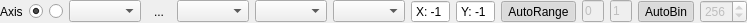
<?xml version="1.0" encoding="UTF-8"?>
<ui version="4.0">
 <class>Form</class>
 <widget class="QWidget" name="Form">
  <property name="geometry">
   <rect>
    <x>0</x>
    <y>0</y>
    <width>744</width>
    <height>22</height>
   </rect>
  </property>
  <property name="sizePolicy">
   <sizepolicy hsizetype="Preferred" vsizetype="Preferred">
    <horstretch>0</horstretch>
    <verstretch>0</verstretch>
   </sizepolicy>
  </property>
  <property name="windowTitle">
   <string>Form</string>
  </property>
  <layout class="QHBoxLayout" name="horizontalLayout">
   <property name="spacing">
    <number>6</number>
   </property>
   <property name="leftMargin">
    <number>0</number>
   </property>
   <property name="topMargin">
    <number>0</number>
   </property>
   <property name="rightMargin">
    <number>0</number>
   </property>
   <property name="bottomMargin">
    <number>0</number>
   </property>
   <item>
    <widget class="QLabel" name="_labelName">
     <property name="text">
      <string>Axis</string>
     </property>
    </widget>
   </item>
   <item>
    <widget class="QRadioButton" name="_modeRaster">
     <property name="text">
      <string/>
     </property>
     <property name="icon">
      <iconset>
       <normaloff>icon_raster.png</normaloff>icon_raster.png</iconset>
     </property>
     <property name="checkable">
      <bool>true</bool>
     </property>
     <property name="checked">
      <bool>true</bool>
     </property>
    </widget>
   </item>
   <item>
    <widget class="QRadioButton" name="_modeTimeseries">
     <property name="text">
      <string/>
     </property>
     <property name="icon">
      <iconset>
       <normaloff>icon_timeseries.png</normaloff>icon_timeseries.png</iconset>
     </property>
    </widget>
   </item>
   <item>
    <widget class="QgsMapLayerComboBox" name="_layer">
     <property name="sizePolicy">
      <sizepolicy hsizetype="Preferred" vsizetype="Fixed">
       <horstretch>1</horstretch>
       <verstretch>0</verstretch>
      </sizepolicy>
     </property>
     <property name="currentText">
      <string/>
     </property>
     <property name="allowEmptyLayer">
      <bool>true</bool>
     </property>
     <property name="excludedProviders">
      <stringlist>
       <string>ogr</string>
      </stringlist>
     </property>
    </widget>
   </item>
   <item>
    <widget class="QToolButton" name="_updateDate">
     <property name="toolTip">
      <string>Toggle temporal synchronization with Raster Timeseries Manager.</string>
     </property>
     <property name="text">
      <string>...</string>
     </property>
     <property name="icon">
      <iconset>
       <normaloff>:/images/themes/default/mActionReload.svg</normaloff>:/images/themes/default/mActionReload.svg</iconset>
     </property>
     <property name="checkable">
      <bool>true</bool>
     </property>
     <property name="checked">
      <bool>false</bool>
     </property>
     <property name="autoRaise">
      <bool>true</bool>
     </property>
    </widget>
   </item>
   <item>
    <widget class="RtmRasterTimeseriesDateComboBox" name="_date">
     <property name="sizePolicy">
      <sizepolicy hsizetype="Preferred" vsizetype="Fixed">
       <horstretch>1</horstretch>
       <verstretch>0</verstretch>
      </sizepolicy>
     </property>
     <property name="toolTip">
      <string>Step unit.</string>
     </property>
     <property name="currentIndex">
      <number>-1</number>
     </property>
    </widget>
   </item>
   <item>
    <widget class="RtmRasterTimeseriesBandComboBox" name="_name">
     <property name="sizePolicy">
      <sizepolicy hsizetype="Preferred" vsizetype="Fixed">
       <horstretch>1</horstretch>
       <verstretch>0</verstretch>
      </sizepolicy>
     </property>
     <property name="toolTip">
      <string>Step unit.</string>
     </property>
     <property name="currentIndex">
      <number>-1</number>
     </property>
    </widget>
   </item>
   <item>
    <widget class="QgsRasterBandComboBox" name="_band">
     <property name="sizePolicy">
      <sizepolicy hsizetype="Preferred" vsizetype="Fixed">
       <horstretch>1</horstretch>
       <verstretch>0</verstretch>
      </sizepolicy>
     </property>
    </widget>
   </item>
   <item>
    <widget class="QSpinBox" name="_x">
     <property name="buttonSymbols">
      <enum>QAbstractSpinBox::NoButtons</enum>
     </property>
     <property name="prefix">
      <string>X: </string>
     </property>
     <property name="minimum">
      <number>-1</number>
     </property>
     <property name="value">
      <number>-1</number>
     </property>
    </widget>
   </item>
   <item>
    <widget class="QSpinBox" name="_y">
     <property name="buttonSymbols">
      <enum>QAbstractSpinBox::NoButtons</enum>
     </property>
     <property name="prefix">
      <string>Y: </string>
     </property>
     <property name="minimum">
      <number>-1</number>
     </property>
     <property name="value">
      <number>-1</number>
     </property>
    </widget>
   </item>
   <item>
    <widget class="QToolButton" name="_updateRange">
     <property name="sizePolicy">
      <sizepolicy hsizetype="Fixed" vsizetype="Fixed">
       <horstretch>0</horstretch>
       <verstretch>0</verstretch>
      </sizepolicy>
     </property>
     <property name="toolTip">
      <string>Toggle axis auto-scaling.</string>
     </property>
     <property name="text">
      <string>AutoRange</string>
     </property>
     <property name="icon">
      <iconset>
       <normaloff>:/images/themes/default/unlocked.svg</normaloff>
       <normalon>:/images/themes/default/locked.svg</normalon>:/images/themes/default/unlocked.svg</iconset>
     </property>
     <property name="checkable">
      <bool>true</bool>
     </property>
     <property name="checked">
      <bool>true</bool>
     </property>
     <property name="autoRaise">
      <bool>true</bool>
     </property>
    </widget>
   </item>
   <item>
    <widget class="QLineEdit" name="_min">
     <property name="enabled">
      <bool>false</bool>
     </property>
     <property name="maximumSize">
      <size>
       <width>100</width>
       <height>16777215</height>
      </size>
     </property>
     <property name="text">
      <string>0</string>
     </property>
    </widget>
   </item>
   <item>
    <widget class="QLineEdit" name="_max">
     <property name="enabled">
      <bool>false</bool>
     </property>
     <property name="maximumSize">
      <size>
       <width>100</width>
       <height>16777215</height>
      </size>
     </property>
     <property name="text">
      <string>1</string>
     </property>
    </widget>
   </item>
   <item>
    <widget class="QToolButton" name="_updateBins">
     <property name="sizePolicy">
      <sizepolicy hsizetype="Fixed" vsizetype="Fixed">
       <horstretch>0</horstretch>
       <verstretch>0</verstretch>
      </sizepolicy>
     </property>
     <property name="toolTip">
      <string>Toggle axis native screen resolution binning.</string>
     </property>
     <property name="text">
      <string>AutoBin</string>
     </property>
     <property name="icon">
      <iconset>
       <normaloff>:/images/themes/default/unlocked.svg</normaloff>
       <normalon>:/images/themes/default/locked.svg</normalon>:/images/themes/default/unlocked.svg</iconset>
     </property>
     <property name="checkable">
      <bool>true</bool>
     </property>
     <property name="checked">
      <bool>true</bool>
     </property>
     <property name="autoRaise">
      <bool>true</bool>
     </property>
    </widget>
   </item>
   <item>
    <widget class="QSpinBox" name="_bins">
     <property name="enabled">
      <bool>false</bool>
     </property>
     <property name="maximumSize">
      <size>
       <width>16777214</width>
       <height>16777215</height>
      </size>
     </property>
     <property name="minimum">
      <number>10</number>
     </property>
     <property name="maximum">
      <number>999</number>
     </property>
     <property name="value">
      <number>256</number>
     </property>
    </widget>
   </item>
  </layout>
 </widget>
 <customwidgets>
  <customwidget>
   <class>QgsMapLayerComboBox</class>
   <extends>QComboBox</extends>
   <header>qgsmaplayercombobox.h</header>
  </customwidget>
  <customwidget>
   <class>QgsRasterBandComboBox</class>
   <extends>QComboBox</extends>
   <header>qgsrasterbandcombobox.h</header>
  </customwidget>
  <customwidget>
   <class>RtmRasterTimeseriesDateComboBox</class>
   <extends>QComboBox</extends>
   <header>rasterdataplotting.rasterdataplotting.site.rastertimeseriesmanager</header>
  </customwidget>
  <customwidget>
   <class>RtmRasterTimeseriesBandComboBox</class>
   <extends>QComboBox</extends>
   <header>rasterdataplotting.rasterdataplotting.site.rastertimeseriesmanager</header>
  </customwidget>
 </customwidgets>
 <resources/>
 <connections/>
</ui>
